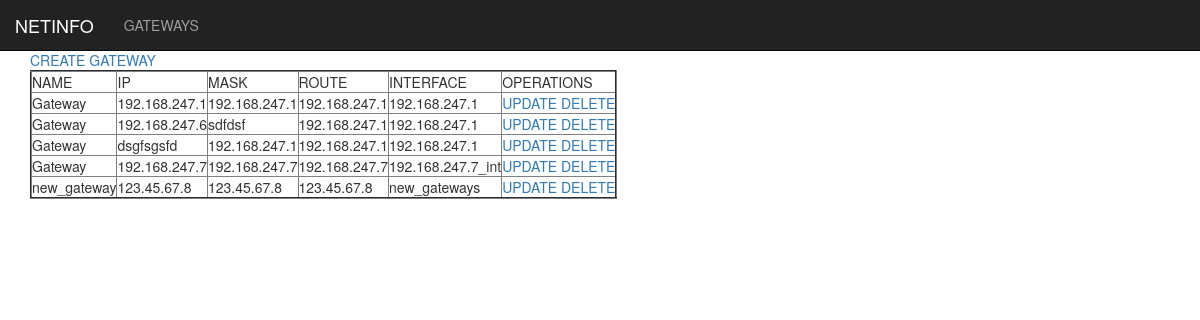
The page /gateways/ on the database its author committed.
### info/models.py (models this page shows)
class CommonFieldsModel(models.Model):
	name = models.CharField(max_length=300) # blank=True, null=True, unique=True, primary_key=True
	mask = models.GenericIPAddressField()
	create_date = models.DateTimeField(auto_now_add=True)
	class Meta:
		abstract=True

class Gateway(CommonFieldsModel):
	ip = models.GenericIPAddressField(unique=True)
	route = models.GenericIPAddressField()
	interface_name=models.CharField(max_length=300)

### info/gateway_views.py (the view)
# urls.py: path('gateways/',view_gateways), # this view_gateways call by sever by passing request object as an argument.
def view_gateways(request):
	gateways = Gateway.objects.all()
	return render(request,"info/gateways.html",{"data":gateways})

### info/templates/info/gateways.html (shortened to what this page needs)
{% extends "info/index.html"%}
{% block content %}
<a href="/create_gateway">CREATE GATEWAY</a>
	<table border=2>
		<thead>
			<tr>
			<td>NAME</td>
			<td>IP</td>
			<td>MASK</td>
			<td>ROUTE</td>
			<td>INTERFACE</td>
			<td>OPERATIONS</td>
		</tr>
		</thead>
		<tbody>
			{% for row in data %}
			<tr>
				<td>{{row.name}}</td>
				<td>{{row.ip}}</td>
				<td>{{row.mask}}</td>
				<td>{{row.route}}</td>
				<td>{{ row.interface_name}}</td>
				<td>
					<a href="/update_gateway/{{row.id}}">UPDATE</a>
					<a href="/delete_gateway/{{row.id}}">DELETE</a>
				</td>
			</tr>
			{% endfor %}
		</tbody>
	</table>
{% endblock %}

### rows shown on the page
Gateway: name "Gateway", ip "192.168.247.1", mask "192.168.247.1", route "192.168.247.1", interface_name "192.168.247.1"
Gateway: name "Gateway", ip "192.168.247.6", mask "sdfdsf", route "192.168.247.1", interface_name "192.168.247.1"
Gateway: name "Gateway", ip "dsgfsgsfd", mask "192.168.247.1", route "192.168.247.1", interface_name "192.168.247.1"
Gateway: name "Gateway", ip "192.168.247.7", mask "192.168.247.7", route "192.168.247.7", interface_name "192.168.247.7_int"
Gateway: name "new_gateway", ip "123.45.67.8", mask "123.45.67.8", route "123.45.67.8", interface_name "new_gateways"
